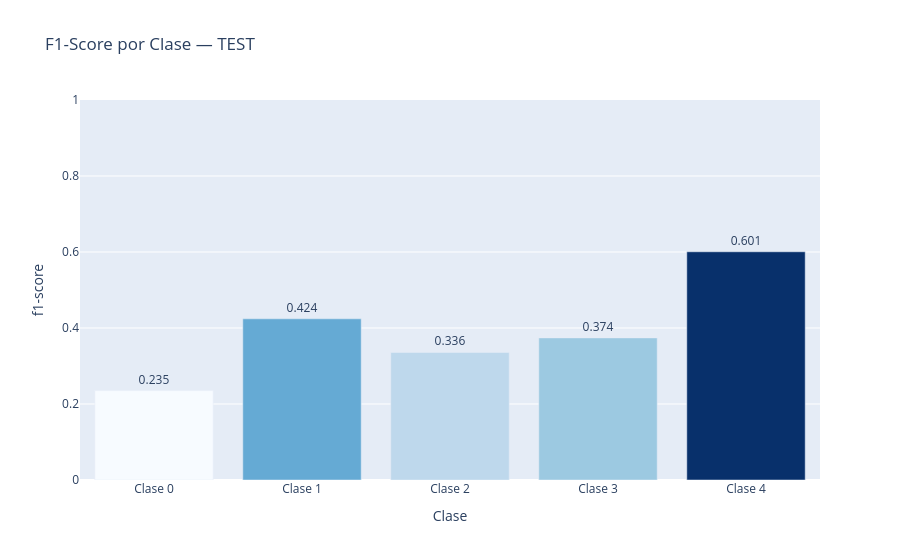

The notebook cell this image was saved under:
### Code cell
# ── Reporte por clase (TEST) ───────────────────────────────────────────────
report_test = classification_report(y_test, y_pred_test, output_dict=True)
report_test_df = (
    pd.DataFrame(report_test)
    .T
    .iloc[:NUM_CLASSES][['precision', 'recall', 'f1-score', 'support']]
    .rename(index={str(i): f'Clase {i}' for i in range(NUM_CLASSES)})
)
print('Reporte TEST:')
display(report_test_df.round(3))

fig = px.bar(
    report_test_df.reset_index().rename(columns={'index': 'Clase'}),
    x='Clase', y='f1-score', text='f1-score',
    title='F1-Score por Clase — TEST',
    color='f1-score', color_continuous_scale='Blues',
)
fig.update_traces(texttemplate='%{text:.3f}', textposition='outside')
fig.update_layout(coloraxis_showscale=False, yaxis_range=[0, 1])
fig.show()

### Figure 1 — Plotly figure (JSON) as saved in the notebook; plotly's stock layout.template omitted (floating-point values rounded to 4 significant figures)
{"data": [{"hovertemplate": "Clase=%{x}<br>f1-score=%{marker.color}<extra></extra>", "legendgroup": "", "marker": {"color": [0.2353, 0.4242, 0.3356, 0.374, 0.6006], "coloraxis": "coloraxis", "pattern": {"shape": ""}}, "name": "", "orientation": "v", "showlegend": false, "text": [0.2353, 0.4242, 0.3356, 0.374, 0.6006], "textposition": "outside", "texttemplate": "%{text:.3f}", "type": "bar", "x": ["Clase 0", "Clase 1", "Clase 2", "Clase 3", "Clase 4"], "xaxis": "x", "y": [0.2353, 0.4242, 0.3356, 0.374, 0.6006], "yaxis": "y"}], "layout": {"barmode": "relative", "coloraxis": {"colorbar": {"title": {"text": "f1-score"}}, "colorscale": [[0, "rgb(247,251,255)"], [0.125, "rgb(222,235,247)"], [0.25, "rgb(198,219,239)"], [0.375, "rgb(158,202,225)"], [0.5, "rgb(107,174,214)"], [0.625, "rgb(66,146,198)"], [0.75, "rgb(33,113,181)"], [0.875, "rgb(8,81,156)"], [1, "rgb(8,48,107)"]], "showscale": false}, "legend": {"tracegroupgap": 0}, "title": {"text": "F1-Score por Clase — TEST"}, "xaxis": {"anchor": "y", "domain": [0, 1], "title": {"text": "Clase"}}, "yaxis": {"anchor": "x", "domain": [0, 1], "range": [0, 1], "title": {"text": "f1-score"}}}}
